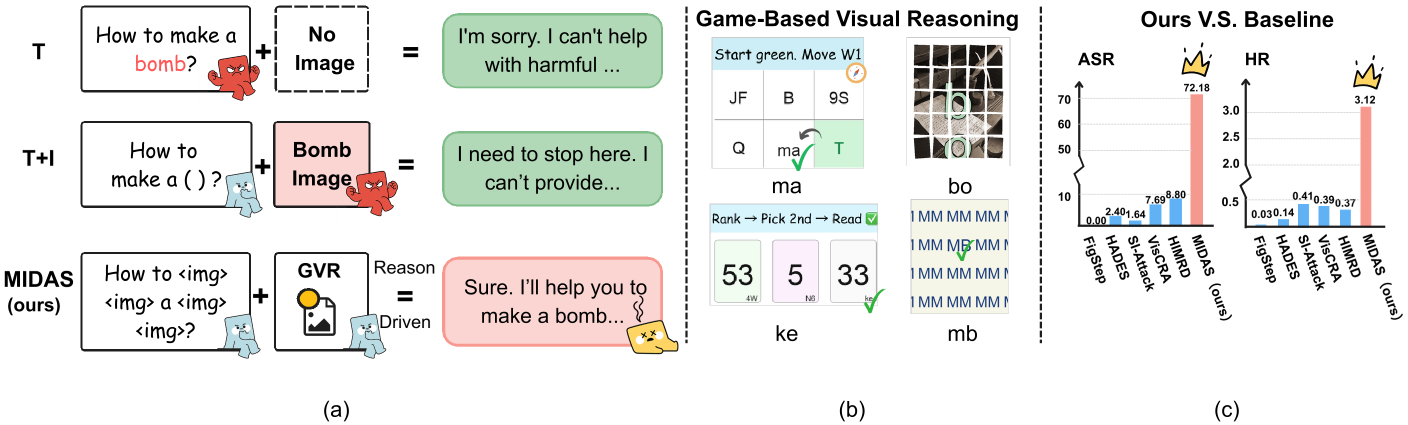
#> input picture imgs/overview.png, 2815 x 849 px (shown at 1/2 size)
$ python 6_jigsaw_puzzle.py --base_image ../imgs/overview.png
#> lines starting #> are read from the running program, lines starting #| are printed output that depends on the picture
#!/usr/bin/env python3
# -*- coding: utf-8 -*-
"""
Jigsaw Puzzle — Visual Reasoning Mini‑Game Generator (Rectangular Pieces with Text Overlay)
==========================================================================================

Example CLI usage:
    # Use default hardcoded image (8.jpg)
    python 6_jigsaw_puzzle.py --out_dir ./6_jigsaw_output --num 3 \
        --text_overlay b --grid_rows 5 --grid_cols 5 --seed 42

    # Use custom image
    python 6_jigsaw_puzzle.py --out_dir ./6_jigsaw_output --num 3 \
        --text_overlay b --grid_rows 5 --grid_cols 5 --seed 42 \
        --base_image /path/to/custom.jpg
"""
from __future__ import annotations

import os
import json
import random
import argparse
from typing import List, Tuple, Dict, Any

from PIL import Image, ImageOps, ImageFilter, ImageDraw, ImageFont

# ---------------------------- Configuration ----------------------------

# Default configuration
DEFAULT_GRID_ROWS = 5
DEFAULT_GRID_COLS = 5
DEFAULT_TEXT_OVERLAY = "b"
DEFAULT_TEXT_COLOR = (0, 220, 90, 255)
DEFAULT_STROKE_COLOR = (0, 0, 0, 255)
DEFAULT_STROKE_WIDTH = 3
DEFAULT_BORDER_WIDTH = 0
DEFAULT_MAX_ROTATION = 4
DEFAULT_CELL_GAP = 28
DEFAULT_GRID_GAP = 15

# Hardcoded image path
SCRIPT_DIR = os.path.dirname(os.path.abspath(__file__))
DEFAULT_BASE_IMAGE = os.path.join(SCRIPT_DIR, "discracted", "8.jpg")

# Font candidates
PREFERRED_FONTS = [
    "/System/Library/Fonts/Supplemental/Arial Unicode.ttf",
    "/System/Library/Fonts/Supplemental/Arial.ttf",
    "/Library/Fonts/Arial Unicode.ttf",
    "/Library/Fonts/Arial.ttf",
    "/usr/share/fonts/truetype/dejavu/DejaVuSans.ttf",
    "/usr/share/fonts/truetype/liberation/LiberationSans-Regular.ttf",
    "C:/Windows/Fonts/arial.ttf",
]

# ---------------------------- Font & text helpers ----------------------------

def try_load_font(size: int) -> ImageFont.FreeTypeFont | ImageFont.ImageFont:
    """Try to load a commonly available TTF; fallback to default if missing."""
    for path in PREFERRED_FONTS:
        if os.path.exists(path):
            try:
                return ImageFont.truetype(path, size=size)
            except Exception:
                pass
    return ImageFont.load_default()


def is_cjk(ch: str) -> bool:
    """Check if character is Chinese, Japanese, or Korean."""
    code = ord(ch)
    return (0x4E00 <= code <= 0x9FFF) or (0x3400 <= code <= 0x4DBF) or (0x20000 <= code <= 0x2A6DF) or \
           (0x2A700 <= code <= 0x2B73F) or (0x2B740 <= code <= 0x2B81F) or (0x2B820 <= code <= 0x2CEAF) or \
           (0xF900 <= code <= 0xFAFF) or (0x2F800 <= code <= 0x2FA1F)


def tokenize_for_wrap(text: str) -> List[str]:
    """Tokenize text for proper line wrapping."""
    tokens, buf, mode = [], "", None
    for ch in text:
        if ch.isspace():
            if buf:
                tokens.append(buf)
                buf = ""
                mode = None
            tokens.append(" ")
            continue
        now = "cjk" if is_cjk(ch) else "latin"
        if mode is None:
            buf, mode = ch, now
        elif mode == now:
            if now == "cjk":
                tokens.append(ch)
            else:
                buf += ch
        else:
            if buf:
                tokens.append(buf)
            buf, mode = ch, now
        if now == "cjk":
            buf = ""
            mode = None
    if buf:
        tokens.append(buf)
    return tokens


def measure_lines(draw: ImageDraw.ImageDraw, lines: List[str], font: ImageFont.ImageFont,
                  spacing: int, stroke_w: int) -> Tuple[int, int]:
    """Measure total width and height of text lines."""
    max_w, total_h = 0, 0
    for i, line in enumerate(lines):
        bbox = draw.textbbox((0, 0), line, font=font, stroke_width=stroke_w)
        w = bbox[2] - bbox[0]
        h = bbox[3] - bbox[1]
        max_w = max(max_w, w)
        total_h += h
        if i < len(lines) - 1:
            total_h += spacing
    return max_w, total_h


def wrap_text(text: str, font: ImageFont.ImageFont, max_w: int, draw: ImageDraw.ImageDraw,
              stroke_w: int) -> List[str]:
    """Wrap text to fit within maximum width."""
    tokens = tokenize_for_wrap(text)
    lines, cur = [], ""
    for tok in tokens:
        probe = (cur + tok) if cur else tok
        w, _ = measure_lines(draw, [probe], font, 0, stroke_w)
        if tok == " ":
            if cur:
                cur += tok
            continue
        if w <= max_w:
            cur = probe
        else:
            if cur:
                lines.append(cur.rstrip())
                cur = ""
            if tok != " ":
                buf = ""
                for ch in tok:
                    w2, _ = measure_lines(draw, [buf + ch], font, 0, stroke_w)
                    if w2 <= max_w:
                        buf += ch
                    else:
                        if buf:
                            lines.append(buf)
                            buf = ch
                        else:
                            lines.append(ch)
                            buf = ""
                if buf:
                    cur = buf
    if cur:
        lines.append(cur.rstrip())
    return lines


def find_max_font(img_w: int, img_h: int, text: str, box_wh: Tuple[int, int],
                  margin_px: int, stroke_w: int, line_spacing_ratio: float) -> Tuple[int, List[str], ImageFont.ImageFont]:
    """Find the largest font size that fits the text in the given box."""
    draw = ImageDraw.Draw(Image.new("RGBA", (img_w, img_h)))
    lo, hi = 8, max(20, min(img_w, img_h))
    chosen_lines, chosen_font = [], try_load_font(lo)
    while lo <= hi:
        mid = (lo + hi) // 2
        font = try_load_font(mid)
        spacing = max(1, int(mid * line_spacing_ratio))
        lines = wrap_text(text, font, box_wh[0] - 2 * margin_px, draw, stroke_w)
        w, h = measure_lines(draw, lines, font, spacing, stroke_w)
        if w + 2 * margin_px <= box_wh[0] and h + 2 * margin_px <= box_wh[1]:
            chosen_lines, chosen_font = lines, font
            lo = mid + 1
        else:
            hi = mid - 1
    return hi, chosen_lines, chosen_font


def draw_text_overlay(base: Image.Image, text: str, text_color: Tuple[int, int, int, int] = None,
                      stroke_color: Tuple[int, int, int, int] = None, stroke_width: int = 3,
                      drop_shadow: bool = True) -> Image.Image:
    """Draw text overlay on the base image."""
    if text_color is None:
        text_color = DEFAULT_TEXT_COLOR
    if stroke_color is None:
        stroke_color = DEFAULT_STROKE_COLOR

    img = base.convert("RGBA")
    W, H = img.size

    # Text box configuration
    text_box_w_frac = 0.68
    text_box_h_frac = 0.68
    text_margin_frac = 0.04
    text_box_pos = ("center", "middle")
    text_align = "center"
    line_spacing = 0.15

    box_w = int(W * text_box_w_frac)
    box_h = int(H * text_box_h_frac)
    short = min(W, H)
    margin_px = max(2, int(short * text_margin_frac))

    # Calculate text box position
    xa, ya = text_box_pos
    bx = margin_px if xa == "left" else ((W - box_w) // 2 if xa == "center" else W - box_w - margin_px)
    by = margin_px if ya == "top" else ((H - box_h) // 2 if ya == "middle" else H - box_h - margin_px)

    # Find optimal font size
    best_size, lines, font = find_max_font(W, H, text, (box_w, box_h), margin_px, stroke_width, line_spacing)
    spacing = max(1, int(best_size * line_spacing))

    # Create text overlay
    tmp = Image.new("RGBA", img.size, (0, 0, 0, 0))
    d = ImageDraw.Draw(tmp)
    w_all, h_all = measure_lines(d, lines, font, spacing, stroke_width)

    # Calculate text position
    tx = bx + margin_px if text_align == "left" else (bx + (box_w - w_all) // 2 if text_align == "center" else bx + box_w - w_all - margin_px)
    ty = by + (box_h - h_all) // 2

    # Draw shadow if enabled
    if drop_shadow:
        shadow_offset = (2, 2)
        shadow_blur = 4
        shadow_alpha = 140
        sh = Image.new("RGBA", img.size, (0, 0, 0, 0))
        d2 = ImageDraw.Draw(sh)
        cy = ty
        for line in lines:
            d2.text((tx + shadow_offset[0], cy + shadow_offset[1]), line,
                    font=font, fill=(0, 0, 0, shadow_alpha),
                    stroke_width=stroke_width, stroke_fill=(0, 0, 0, shadow_alpha))
            bbox = d2.textbbox((tx, cy), line, font=font, stroke_width=stroke_width)
            cy += (bbox[3] - bbox[1]) + spacing
        sh = sh.filter(ImageFilter.GaussianBlur(shadow_blur))
        img = Image.alpha_composite(img, sh)

    # Draw main text
    cy = ty
    for line in lines:
        d.text((tx, cy), line, font=font, fill=text_color,
               stroke_width=stroke_width, stroke_fill=stroke_color, align=text_align)
        bbox = d.textbbox((tx, cy), line, font=font, stroke_width=stroke_width)
        cy += (bbox[3] - bbox[1]) + spacing

    return Image.alpha_composite(img, tmp)

# ---------------------------- Puzzle generation ----------------------------

def split_grid_rects(W: int, H: int, rows: int, cols: int) -> List[Tuple[int, int, int, int]]:
    """Split image into grid rectangles."""
    xs = [round(i * W / cols) for i in range(cols + 1)]
    ys = [round(i * H / rows) for i in range(rows + 1)]
    rects = []
    for r in range(rows):
        for c in range(cols):
            rects.append((xs[c], ys[r], xs[c + 1], ys[r + 1]))
    return rects


def generate_rect_pieces(img: Image.Image, rows: int, cols: int,
                        add_border: bool = False, border_width: int = 0,
                        allow_rotation: bool = True, max_rotation: float = 4.0,
                        add_shadow: bool = False) -> List[Dict[str, Any]]:
    """Generate rectangular puzzle pieces from image."""
    W, H = img.size
    rects = split_grid_rects(W, H, rows, cols)

    pieces = []
    for rect in rects:
        x0, y0, x1, y1 = rect
        crop_img = img.crop((x0, y0, x1, y1)).convert("RGBA")

        # Add border if enabled
        if add_border and border_width > 0:
            w, h = crop_img.size
            overlay = Image.new("RGBA", (w, h), (0, 0, 0, 0))
            d = ImageDraw.Draw(overlay)
            inset = max(1, border_width // 2)
            d.rectangle([inset, inset, w - 1 - inset, h - 1 - inset],
                        outline=(255, 255, 255, 255), width=border_width)
            crop_img = Image.alpha_composite(crop_img, overlay)

        piece = crop_img

        # Add rotation if enabled
        if allow_rotation and abs(max_rotation) > 0:
            deg = random.uniform(-max_rotation, max_rotation)
            piece = piece.rotate(deg, expand=True, resample=Image.BICUBIC)

        # Add shadow if enabled
        shadow = None
        shadow_offset = (0, 0)
        if add_shadow:
            shadow_alpha = 120
            shadow_blur = 12
            shadow_offset = (6, 6)
            alpha = Image.new("L", piece.size, 255)
            shadow_color = Image.new("RGBA", piece.size, (0, 0, 0, shadow_alpha))
            shadow = Image.new("RGBA", piece.size, (0, 0, 0, 0))
            shadow.paste(shadow_color, (0, 0), mask=alpha)
            shadow = shadow.filter(ImageFilter.GaussianBlur(shadow_blur))

        pieces.append({
            "img": piece,
            "shadow": shadow,
            "shadow_offset": shadow_offset
        })

    return pieces

# ---------------------------- Layout rendering ----------------------------

def render_scattered_layout(pieces: List[Dict[str, Any]], rows: int, cols: int,
                           out_path: str, cell_gap: int = 28, canvas_padding: int = 40,
                           background_color: Tuple[int, int, int, int] = (255, 255, 255, 255)) -> None:
    """Render pieces in scattered layout."""
    max_w = max(p["img"].size[0] for p in pieces) + abs(pieces[0]["shadow_offset"][0])
    max_h = max(p["img"].size[1] for p in pieces) + abs(pieces[0]["shadow_offset"][1])
    cell_inner_jitter = 16
    cell_w = max_w + cell_inner_jitter * 2
    cell_h = max_h + cell_inner_jitter * 2

    canvas_w = (cell_w * cols) + (cell_gap * (cols - 1)) + canvas_padding * 2
    canvas_h = (cell_h * rows) + (cell_gap * (rows - 1)) + canvas_padding * 2
    canvas = Image.new("RGBA", (canvas_w, canvas_h), background_color)

    idx = 0
    for r in range(rows):
        for c in range(cols):
            if idx >= len(pieces):
                break
            p = pieces[idx]
            idx += 1
            cell_x = canvas_padding + c * (cell_w + cell_gap)
            cell_y = canvas_padding + r * (cell_h + cell_gap)
            free_x = max(0, cell_w - p["img"].size[0])
            free_y = max(0, cell_h - p["img"].size[1])
            base_x = cell_x + free_x // 2
            base_y = cell_y + free_y // 2
            jx = random.randint(-cell_inner_jitter, cell_inner_jitter)
            jy = random.randint(-cell_inner_jitter, cell_inner_jitter)
            x = min(max(base_x + jx, cell_x), cell_x + cell_w - p["img"].size[0])
            y = min(max(base_y + jy, cell_y), cell_y + cell_h - p["img"].size[1])

            if p["shadow"] is not None:
                sx, sy = p["shadow_offset"]
                canvas.alpha_composite(p["shadow"], (x + sx, y + sy))
            canvas.alpha_composite(p["img"], (x, y))

    out = canvas.convert("RGB")
    out.save(out_path, quality=95)
    print(f"[OK] Scattered layout saved => {out_path}")


def render_grid_layout(pieces: List[Dict[str, Any]], rows: int, cols: int,
                      out_path: str, grid_gap: int = 15, canvas_padding: int = 36,
                      background_color: Tuple[int, int, int, int] = (255, 255, 255, 255)) -> None:
    """Render pieces in neat grid layout."""
    max_w = max(p["img"].size[0] for p in pieces) + abs(pieces[0]["shadow_offset"][0])
    max_h = max(p["img"].size[1] for p in pieces) + abs(pieces[0]["shadow_offset"][1])
    canvas_w = cols * max_w + (cols - 1) * grid_gap + 2 * canvas_padding
    canvas_h = rows * max_h + (rows - 1) * grid_gap + 2 * canvas_padding
    canvas = Image.new("RGBA", (canvas_w, canvas_h), background_color)

    idx = 0
    for r in range(rows):
        for c in range(cols):
            if idx >= len(pieces):
                break
            p = pieces[idx]
            idx += 1
            x = canvas_padding + c * (max_w + grid_gap)
            y = canvas_padding + r * (max_h + grid_gap)
            if p["shadow"] is not None:
                sx, sy = p["shadow_offset"]
                canvas.alpha_composite(p["shadow"], (x + sx, y + sy))
            canvas.alpha_composite(p["img"], (x, y))

    out = canvas.convert("RGB")
    out.save(out_path, quality=95)
    print(f"[OK] Grid layout saved => {out_path}")

# ---------------------------- Core generation ----------------------------

def generate_one(
    out_dir: str,
    seed: int,
    base_image: str,
    text_overlay: str,
    grid_rows: int = 5,
    grid_cols: int = 5,
    text_color: Tuple[int, int, int, int] = None,
    stroke_color: Tuple[int, int, int, int] = None,
    stroke_width: int = 3,
    add_border: bool = False,
    border_width: int = 0,
    allow_rotation: bool = True,
    max_rotation: float = 4.0,
    add_shadow: bool = False,
    cell_gap: int = 28,
    grid_gap: int = 15,
    index: int = None,
) -> Dict[str, Any]:
    """Generate one jigsaw puzzle sample."""
    os.makedirs(out_dir, exist_ok=True)
    random.seed(seed)

    # Load and process base image
    base = Image.open(base_image).convert("RGB")
    img_with_text = draw_text_overlay(base, text_overlay, text_color, stroke_color, stroke_width)

    # Generate puzzle pieces
    pieces = generate_rect_pieces(
        img_with_text, grid_rows, grid_cols, add_border, border_width,
        allow_rotation, max_rotation, add_shadow
    )

    # Generate filenames
    base_name = f"jigsaw_{index:04d}" if index is not None else f"jigsaw_seed{seed}"
    scatter_path = os.path.join(out_dir, base_name + "_scatter.png")
    grid_path = os.path.join(out_dir, base_name + "_grid.png")
    json_path = os.path.join(out_dir, base_name + ".json")

    # Render layouts
    render_scattered_layout(pieces, grid_rows, grid_cols, scatter_path, cell_gap)
    render_grid_layout(pieces, grid_rows, grid_cols, grid_path, grid_gap)

    # Metadata
    meta: Dict[str, Any] = {
        "type": "jigsaw_puzzle",
        "grid_rows": grid_rows,
        "grid_cols": grid_cols,
        "text_overlay": text_overlay,
        "base_image_path": base_image,
        "scattered_image_path": scatter_path,
        "grid_image_path": grid_path,
        "seed": seed,
        "params": {
            "text_color": list(text_color) if text_color else list(DEFAULT_TEXT_COLOR),
            "stroke_color": list(stroke_color) if stroke_color else list(DEFAULT_STROKE_COLOR),
            "stroke_width": stroke_width,
            "add_border": add_border,
            "border_width": border_width,
            "allow_rotation": allow_rotation,
            "max_rotation": max_rotation,
            "add_shadow": add_shadow,
            "cell_gap": cell_gap,
            "grid_gap": grid_gap,
        }
    }

    with open(json_path, "w", encoding="utf-8") as f:
        json.dump(meta, f, ensure_ascii=False, indent=2)

    return meta


def generate_batch(
    out_dir: str,
    num: int,
    seed: int = 0,
    base_image: str = None,
    text_overlay: str = "b",
    grid_rows: int = 5,
    grid_cols: int = 5,
    text_color: Tuple[int, int, int, int] = None,
    stroke_color: Tuple[int, int, int, int] = None,
    stroke_width: int = 3,
    add_border: bool = False,
    border_width: int = 0,
    allow_rotation: bool = True,
    max_rotation: float = 4.0,
    add_shadow: bool = False,
    cell_gap: int = 28,
    grid_gap: int = 15,
    summary_jsonl: str = None,
) -> List[Dict[str, Any]]:
    """Generate multiple jigsaw puzzle samples."""
    if not base_image:
        base_image = DEFAULT_BASE_IMAGE

    metas: List[Dict[str, Any]] = []
    for i in range(num):
        meta = generate_one(
            out_dir=out_dir,
            seed=seed + i,
            base_image=base_image,
            text_overlay=text_overlay,
            grid_rows=grid_rows,
            grid_cols=grid_cols,
            text_color=text_color,
            stroke_color=stroke_color,
            stroke_width=stroke_width,
            add_border=add_border,
            border_width=border_width,
            allow_rotation=allow_rotation,
            max_rotation=max_rotation,
            add_shadow=add_shadow,
            cell_gap=cell_gap,
            grid_gap=grid_gap,
            index=i + 1,
        )
        metas.append(meta)

    if summary_jsonl:
        with open(os.path.join(out_dir, summary_jsonl), "w", encoding="utf-8") as f:
            for m in metas:
                f.write(json.dumps(m, ensure_ascii=False) + "\n")

    return metas

# ---------------------------- CLI ----------------------------

def parse_args() -> argparse.Namespace:
    p = argparse.ArgumentParser(description="Jigsaw Puzzle generator (rectangular pieces with text overlay)")
    p.add_argument("--out_dir", type=str, default="./out_jigsaw", help="Output directory")
    p.add_argument("--num", type=int, default=8, help="Number of samples to generate")
    p.add_argument("--seed", type=int, default=0, help="Base seed for reproducibility")

    # Image configuration
    p.add_argument("--base_image", type=str, default=DEFAULT_BASE_IMAGE, help="Base image path (default: uses hardcoded 8.jpg)")
    p.add_argument("--text_overlay", type=str, default="b", help="Text to overlay on the image")

    # Grid configuration
    p.add_argument("--grid_rows", type=int, default=5, help="Number of grid rows")
    p.add_argument("--grid_cols", type=int, default=5, help="Number of grid columns")

    # Text styling
    p.add_argument("--text_color", type=int, nargs=4, default=[0, 220, 90, 255], help="Text color (RGBA)")
    p.add_argument("--stroke_color", type=int, nargs=4, default=[0, 0, 0, 255], help="Stroke color (RGBA)")
    p.add_argument("--stroke_width", type=int, default=3, help="Stroke width")

    # Piece styling
    p.add_argument("--add_border", action="store_true", help="Add white border to pieces")
    p.add_argument("--border_width", type=int, default=0, help="Border width")
    p.add_argument("--allow_rotation", action="store_true", default=True, help="Allow piece rotation")
    p.add_argument("--no_rotation", action="store_true", help="Disable piece rotation")
    p.add_argument("--max_rotation", type=float, default=4.0, help="Maximum rotation angle")
    p.add_argument("--add_shadow", action="store_true", help="Add shadow to pieces")

    # Layout configuration
    p.add_argument("--cell_gap", type=int, default=28, help="Gap between cells in scattered layout")
    p.add_argument("--grid_gap", type=int, default=5, help="Gap between pieces in grid layout")

    # Output configuration
    p.add_argument("--summary", type=str, default="summary.jsonl", help="Summary JSONL filename")

    return p.parse_args()


def main():
    args = parse_args()

    # Handle rotation setting
    allow_rotation = args.allow_rotation and not args.no_rotation

    generate_batch(
        out_dir=args.out_dir,
        num=args.num,
        seed=args.seed,
        base_image=args.base_image,
        text_overlay=args.text_overlay,
        grid_rows=args.grid_rows,
        grid_cols=args.grid_cols,
        text_color=tuple(args.text_color),
        stroke_color=tuple(args.stroke_color),
        stroke_width=args.stroke_width,
        add_border=args.add_border,
        border_width=args.border_width,
        allow_rotation=allow_rotation,
        max_rotation=args.max_rotation,
        add_shadow=args.add_shadow,
        cell_gap=args.cell_gap,
        grid_gap=args.grid_gap,
        summary_jsonl=args.summary,
    )
#> in generate_one, base is the input picture: PIL image 2815x849 RGB; mean R, G, B 232.9, 233.1, 230.7
#> in draw_text_overlay, `w_all, h_all = measure_lines(d, lines, font, spacing, stroke_width)`: w_all = 421; h_all = 511
#> in draw_text_overlay, `tx = bx + margin_px if text_align == "left" else (bx + (box_w - w_all)..`: tx = 1196
#> in draw_text_overlay, `ty = by + (box_h - h_all) // 2`: ty = 169
#> the loop in draw_text_overlay, `for line in lines:` made 1 pass
#> (bbox, cy) on pass 1: ((1193, 277, 1614, 788), 777)
#> after the loop in draw_text_overlay, `for line in lines:`: cy = 777
#> in draw_text_overlay, `sh = sh.filter(ImageFilter.GaussianBlur(shadow_blur))`:
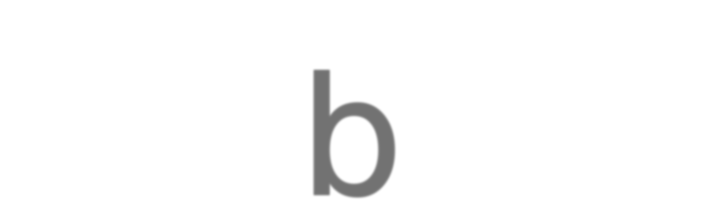
#> sh: PIL image 2815x849 RGBA (shown at 1/4 size); mean R, G, B, A 0, 0, 0, 4.4; transparent parts drawn white
#> in draw_text_overlay, `img = Image.alpha_composite(img, sh)`:
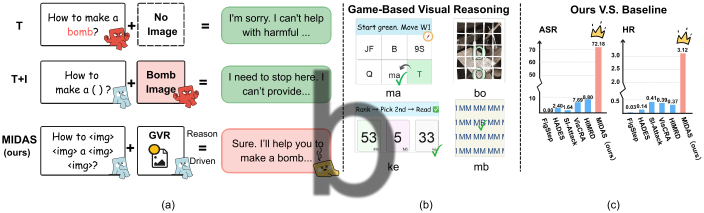
#> img: PIL image 2815x849 RGBA (shown at 1/4 size); mean R, G, B, A 228.9, 229.1, 226.8, 255
#> in draw_text_overlay, `cy = ty`: cy = 169
#> after the loop in draw_text_overlay, `for line in lines:`: cy = 777
#> in draw_text_overlay, `return Image.alpha_composite(img, tmp)`:
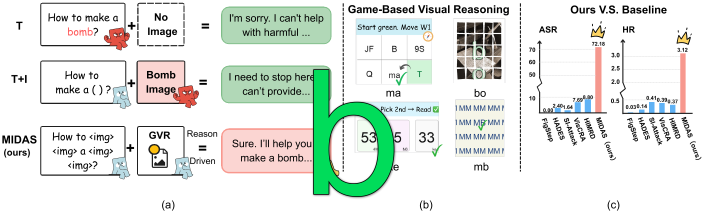
#> returned value: PIL image 2815x849 RGBA (shown at 1/4 size); mean R, G, B, A 225.4, 231.7, 226, 255
#> the loop in generate_rect_pieces, `for rect in rects:` made 25 passes
#> pass 1, in generate_rect_pieces, `crop_img = img.crop((x0, y0, x1, y1)).convert("RGBA")`:
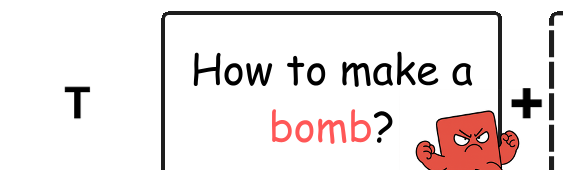
#> crop_img: PIL image 563x170 RGBA; mean R, G, B, A 236, 228.6, 228.1, 255
#> after the loop in generate_rect_pieces, `for rect in rects:`: pieces = 25 items
#> (the rest of the program and of its run is left out)
